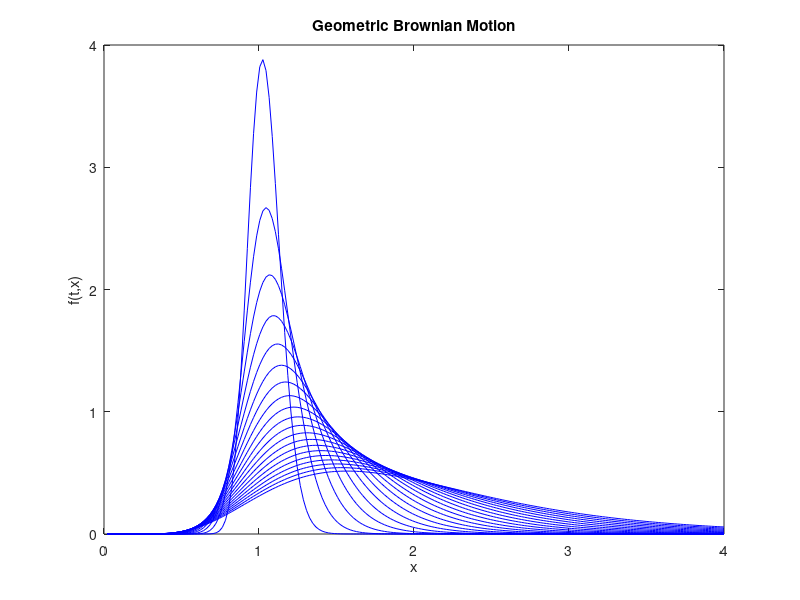

Recreate this plot in MATLAB. (Note: this script raises an error after producing the figure.)
%Fractional and Geometric Brownian Motion
%Kieran Hobden
%04-Nov-'19

clear all

%As variable names are re-used in code blocks, each block must be cleared

%% Wiener Process (standard Brownian process)

x = linspace(-5,5);

for t=0.25:0.25:5
   y = exp(-x.^2/(2*t))/sqrt(2*pi*t);
   plot(x,y,'b'), hold on
end

title('Wiener Process')
xlabel('x'); ylabel('f(t,x)');
hold off
pause(2)

clear
%% Brownian Motion (with drift)
%Initialise constants
mu = 0.15;
sigma = 0.2;
x0 = 0;

x = linspace(-0.5,2,200);

for t=0.25:0.25:5
   y = exp(-((x-x0-mu*t).^2)/(2*(sigma^2)*t))/(sigma*sqrt(2*pi*t));
   plot(x,y,'b'), hold on
end

title('Brownian Motion')
xlabel('x'); ylabel('f(t,x)');
xlim([-0.5 2]);
hold off
pause(2)

clear
%% Geometric Brownian Motion
%Initialise constants
mu = 0.15;
sigma = 0.2;
x0 = 1;
x = linspace(0,4,200);

for t=0.25:0.25:5
    for i=1:length(x)
        y(i) = exp(-((log(x(i))-log(x0)-(mu-0.5*sigma^2)*t)^2)/(2*(sigma^2)*t))/(sigma*x(i)*sqrt(2*pi*t));
    end
    plot(x,y,'b'), hold on
end

title('Geometric Brownian Motion')
xlabel('x'); ylabel('f(t,x)');
xlim([0 4]);
hold off
pause(2)

clear
%% Fractional Brownian motion - A faster approach
%Simulation shows the use of the wfbm function

%Set length of simulation
L = 1000;

%For Brownian motion, use a Hurst exponent of 0.5
fbm05 = wfbm(0.5,L,'plot');
pause(2)

%For fBm set H=[0,1] w/ H=/0.5
%H>0.5 => positive correlation
%H<0.5 => negative correlation

fbm03 = wfbm(0.3,L,'plot');
pause(2)
fbm07 = wfbm(0.7,L,'plot');